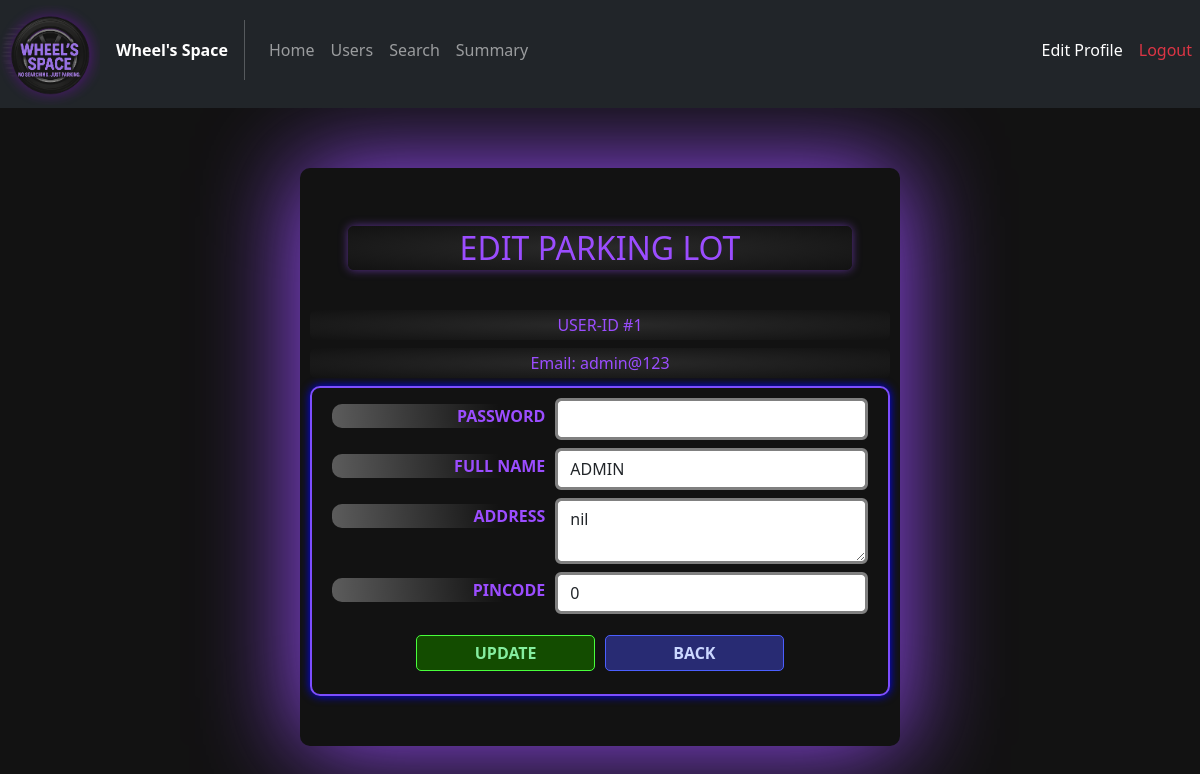
/adminedit, run on an earlier commit of the app's database.
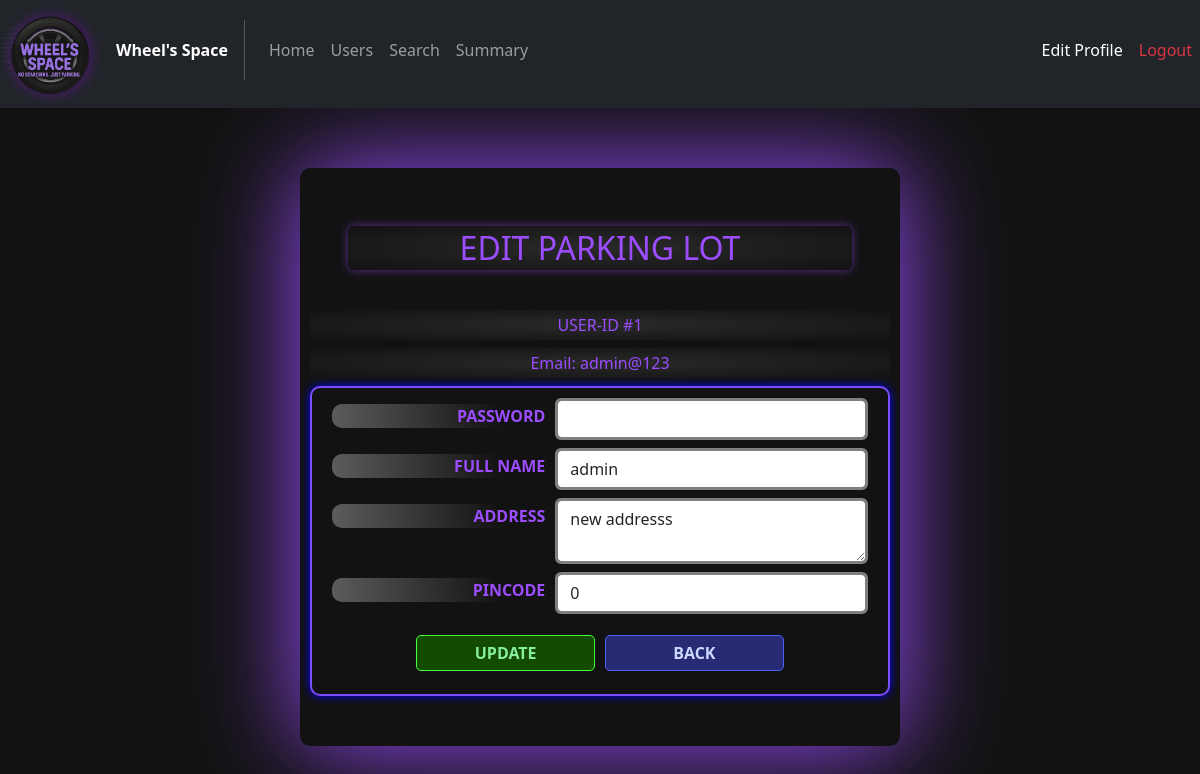
And on a later commit of the database.
### models/Users.py (models this page shows)
class Users(db.Model):
    __tablename__ = "Users"
    user_id = db.Column(db.Integer, primary_key = True)
    email   = db.Column(db.String(64), unique = True, nullable=False)
    passw   = db.Column(db.String(32), nullable = False)
    name    = db.Column(db.String(64), nullable = False)
    address = db.Column(db.Text, nullable = False)
    pincode = db.Column(db.Integer,nullable = False)
    reserved = db.relationship("Reservations",back_populates = "user")

### controllers/admin_routes.py (the view, shortened to what this page needs)
@admin_routes.route("/adminedit", methods = ["GET","POST"])
def adminedit():
    user = Users.query.filter_by(user_id = 1).first()
    return render_template("admin_edit.html", user=user, hide_alert=True)

### templates/admin_edit.html (shortened to what this page needs)
<!DOCTYPE html>
<html lang="en">
<head>
    <link href="https://cdn.jsdelivr.net/npm/bootstrap@5.2.3/dist/css/bootstrap.min.css" rel="stylesheet">
    <link rel="stylesheet" href="../static/css/General_style.css">
    <link rel="stylesheet" href="../static/css/Admin_style.css">
</head>
<body>
    <nav class="navbar navbar-expand-lg navbar-dark bg-dark my-nav-bar">
        <div class="navbar-brand logo">
            <img src = "{{url_for('static', filename='images/logo.png')}}" alt="WHEEL'S SPACE LOGO" id="logo" class="img-fluid mb-5">
        </div>
        <span class="fw-bold text-white">Wheel's Space</span>
        <div class="collapse navbar-collapse" id = "navbarelements">
            <ul class="navbar-nav me-auto">
                <li class="nav-item">
                    <a href="{{url_for('admin_routes.adminhome')}}" class="nav-link my-nav-link">Home</a>
                </li>
                <li class="nav-item">
                    <a href="{{url_for('admin_routes.adminusers')}}" class="nav-link my-nav-link">Users</a>
                </li>
                <li class="nav-item">
                    <a href="{{url_for('admin_routes.adminsearch')}}" class="nav-link my-nav-link">Search</a>
                </li>
                <li class="nav-item">
                    <a href="{{url_for('admin_routes.adminsummary')}}" class="nav-link my-nav-link">Summary</a>
                </li>
            </ul>
            <ul class="navbar-nav">
                <li class="nav-item">
                    <a href="#" class="nav-link my-nav-link active">Edit Profile</a>
                </li>
                <li class="nav-item">
                    <a href="{{url_for('auth_rbac.logout')}}" class="nav-link my-nav-link text-danger">Logout</a>
                </li>
            </ul>
        </div>
    </nav>
    <div class="span-box text-center container">
        <div class="row  mb-4 py-2 justify-content-center">
            <div class="view-highlight h2 col-10">EDIT PARKING LOT</div>
        </div>
        <div class="col-12 mb-2 px-5 view-highlight" style="box-shadow: none;">USER-ID #{{user.user_id}}</div>
        <div class="col-12 mb-2 text-break view-highlight" style="box-shadow: none;">Email: {{user.email}}</div>
        <form class="form-style form my-form" action="{{ url_for('admin_routes.adminedit') }}" method="POST">
            <div class="mb-2 d-flex">
                <label for="password" class="form-label col-5">Password</label>
                <input class="form-control my-form-input" type="password" name="password" id="password" value="">
            </div>
            <div class="mb-2 d-flex">
                <label for="fullname" class="form-label col-5">Full Name</label>
                <input class="form-control my-form-input" type="text" name="fullname" id="fullname" value="{{user.name}}">
            </div>
            <div class="mb-2 d-flex">
                <label for="address" class="form-label col-5">Address</label>
                <textarea name="address" id="address" rows="2" class="form-control my-form-input">{{user.address}}</textarea>
            </div>
            <div class="mb-3 d-flex">
                <label for="pincode" class="form-label col-5">Pincode</label>
                <input class="form-control my-form-input" type="number" name="pincode" id="pincode" value="{{user.pincode}}" min="0" max="999999">
            </div>
            <div class="mb-2 d-flex justify-content-center">
                <input class="admin-button add-btn col-4" type="submit" value="UPDATE" id="submit">
                <a href="{{ url_for('admin_routes.adminhome') }}" class="admin-button edit-btn col-4">BACK</a>
            </div>
        </form>
    </div>
</body>
</html>

What changed in the data, as far as the page shows it:
changed Users "admin@123": fullname "ADMIN" → "admin"; address "nil" → "new addresss"
